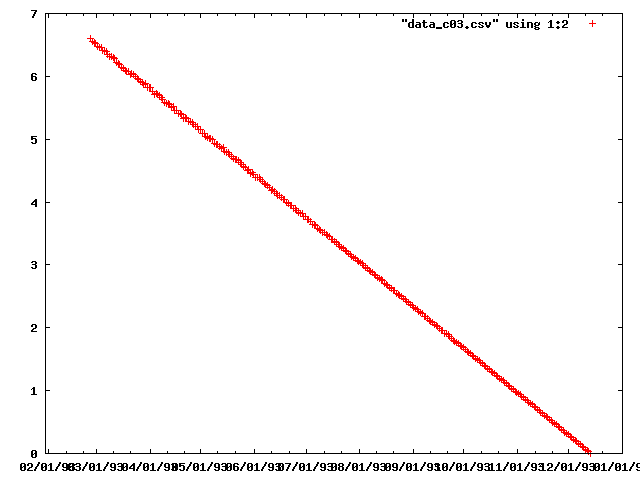

Write gnuplot code to recreate this figure.
set terminal png
set xdata time
set timefmt "%m/%d/%Y"
set output "data_c03_bc.png"
plot "data_c03.csv" using 1:2
